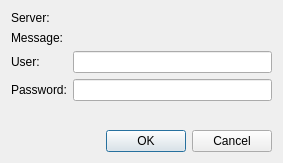
<?xml version="1.0" encoding="UTF-8"?>
<ui version="4.0">
 <class>Otter::AuthenticationDialog</class>
 <widget class="QDialog" name="Otter::AuthenticationDialog">
  <property name="geometry">
   <rect>
    <x>0</x>
    <y>0</y>
    <width>283</width>
    <height>163</height>
   </rect>
  </property>
  <property name="windowTitle">
   <string>Authentication Required</string>
  </property>
  <layout class="QVBoxLayout" name="verticalLayout">
   <item>
    <layout class="QFormLayout" name="formLayout">
     <item row="0" column="0">
      <widget class="QLabel" name="serverLabel">
       <property name="text">
        <string>Server:</string>
       </property>
      </widget>
     </item>
     <item row="1" column="0">
      <widget class="QLabel" name="messageLabel">
       <property name="text">
        <string>Message:</string>
       </property>
      </widget>
     </item>
     <item row="2" column="0">
      <widget class="QLabel" name="userLabel">
       <property name="text">
        <string>User:</string>
       </property>
       <property name="buddy">
        <cstring>userLineEdit</cstring>
       </property>
      </widget>
     </item>
     <item row="3" column="0">
      <widget class="QLabel" name="passwordLabel">
       <property name="text">
        <string>Password:</string>
       </property>
       <property name="buddy">
        <cstring>passwordLineEdit</cstring>
       </property>
      </widget>
     </item>
     <item row="0" column="1">
      <widget class="QLabel" name="serverValueLabel">
       <property name="text">
        <string/>
       </property>
       <property name="textInteractionFlags">
        <set>Qt::TextSelectableByKeyboard|Qt::TextSelectableByMouse</set>
       </property>
      </widget>
     </item>
     <item row="1" column="1">
      <widget class="QLabel" name="messageValueLabel">
       <property name="text">
        <string/>
       </property>
       <property name="textInteractionFlags">
        <set>Qt::TextSelectableByKeyboard|Qt::TextSelectableByMouse</set>
       </property>
      </widget>
     </item>
     <item row="2" column="1">
      <widget class="QLineEdit" name="userLineEdit"/>
     </item>
     <item row="3" column="1">
      <widget class="QLineEdit" name="passwordLineEdit">
       <property name="echoMode">
        <enum>QLineEdit::Password</enum>
       </property>
      </widget>
     </item>
    </layout>
   </item>
   <item>
    <widget class="QDialogButtonBox" name="buttonBox">
     <property name="orientation">
      <enum>Qt::Horizontal</enum>
     </property>
     <property name="standardButtons">
      <set>QDialogButtonBox::Cancel|QDialogButtonBox::Ok</set>
     </property>
    </widget>
   </item>
  </layout>
 </widget>
 <resources/>
 <connections>
  <connection>
   <sender>buttonBox</sender>
   <signal>accepted()</signal>
   <receiver>Otter::AuthenticationDialog</receiver>
   <slot>accept()</slot>
   <hints>
    <hint type="sourcelabel">
     <x>248</x>
     <y>254</y>
    </hint>
    <hint type="destinationlabel">
     <x>157</x>
     <y>274</y>
    </hint>
   </hints>
  </connection>
  <connection>
   <sender>buttonBox</sender>
   <signal>rejected()</signal>
   <receiver>Otter::AuthenticationDialog</receiver>
   <slot>reject()</slot>
   <hints>
    <hint type="sourcelabel">
     <x>316</x>
     <y>260</y>
    </hint>
    <hint type="destinationlabel">
     <x>286</x>
     <y>274</y>
    </hint>
   </hints>
  </connection>
 </connections>
</ui>
